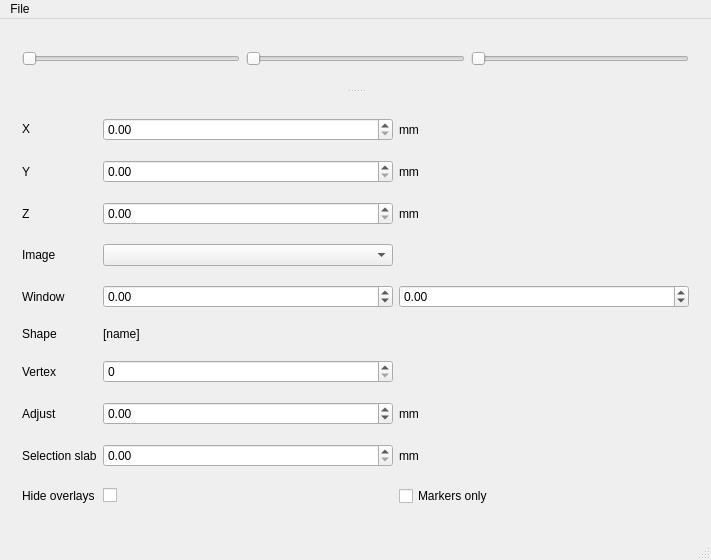
<?xml version="1.0" encoding="UTF-8"?>
<ui version="4.0">
 <class>MainWindow</class>
 <widget class="QMainWindow" name="MainWindow">
  <property name="geometry">
   <rect>
    <x>0</x>
    <y>0</y>
    <width>711</width>
    <height>560</height>
   </rect>
  </property>
  <property name="windowTitle">
   <string>MIST Viewer</string>
  </property>
  <widget class="QWidget" name="centralWidget">
   <layout class="QGridLayout" name="gridLayout">
    <item row="0" column="0">
     <widget class="QSplitter" name="splitter">
      <property name="sizePolicy">
       <sizepolicy hsizetype="Preferred" vsizetype="Expanding">
        <horstretch>0</horstretch>
        <verstretch>0</verstretch>
       </sizepolicy>
      </property>
      <property name="orientation">
       <enum>Qt::Vertical</enum>
      </property>
      <property name="handleWidth">
       <number>7</number>
      </property>
      <property name="childrenCollapsible">
       <bool>false</bool>
      </property>
      <widget class="QWidget" name="layoutWidget">
       <layout class="QHBoxLayout" name="orthoLayout">
        <item>
         <layout class="QVBoxLayout" name="sagittalLayout">
          <item>
           <widget class="QSlider" name="sagittalSlider">
            <property name="sizePolicy">
             <sizepolicy hsizetype="Expanding" vsizetype="Fixed">
              <horstretch>0</horstretch>
              <verstretch>0</verstretch>
             </sizepolicy>
            </property>
            <property name="orientation">
             <enum>Qt::Horizontal</enum>
            </property>
           </widget>
          </item>
         </layout>
        </item>
        <item>
         <layout class="QVBoxLayout" name="coronalLayout">
          <item>
           <widget class="QSlider" name="coronalSlider">
            <property name="sizePolicy">
             <sizepolicy hsizetype="Expanding" vsizetype="Fixed">
              <horstretch>0</horstretch>
              <verstretch>0</verstretch>
             </sizepolicy>
            </property>
            <property name="orientation">
             <enum>Qt::Horizontal</enum>
            </property>
           </widget>
          </item>
         </layout>
        </item>
        <item>
         <layout class="QVBoxLayout" name="transverseLayout">
          <item>
           <widget class="QSlider" name="transverseSlider">
            <property name="sizePolicy">
             <sizepolicy hsizetype="Expanding" vsizetype="Fixed">
              <horstretch>0</horstretch>
              <verstretch>0</verstretch>
             </sizepolicy>
            </property>
            <property name="orientation">
             <enum>Qt::Horizontal</enum>
            </property>
           </widget>
          </item>
         </layout>
        </item>
       </layout>
      </widget>
      <widget class="QWidget" name="layoutWidget">
       <layout class="QHBoxLayout" name="bottomRowLayout" stretch="0,0">
        <property name="bottomMargin">
         <number>0</number>
        </property>
        <item>
         <layout class="QGridLayout" name="controlsLayout" columnstretch="0,0,0">
          <item row="9" column="1">
           <widget class="QCheckBox" name="hideOverlaysCheckBox">
            <property name="text">
             <string/>
            </property>
           </widget>
          </item>
          <item row="0" column="2">
           <widget class="QLabel" name="label">
            <property name="text">
             <string>mm</string>
            </property>
           </widget>
          </item>
          <item row="0" column="0">
           <widget class="QLabel" name="xLabel">
            <property name="sizePolicy">
             <sizepolicy hsizetype="Fixed" vsizetype="Fixed">
              <horstretch>0</horstretch>
              <verstretch>0</verstretch>
             </sizepolicy>
            </property>
            <property name="text">
             <string>X</string>
            </property>
           </widget>
          </item>
          <item row="4" column="0">
           <widget class="QLabel" name="label_6">
            <property name="text">
             <string>Window</string>
            </property>
           </widget>
          </item>
          <item row="5" column="0">
           <widget class="QLabel" name="label_5">
            <property name="text">
             <string>Shape</string>
            </property>
           </widget>
          </item>
          <item row="3" column="0">
           <widget class="QLabel" name="modalityLabel">
            <property name="text">
             <string>Image</string>
            </property>
           </widget>
          </item>
          <item row="2" column="2">
           <widget class="QLabel" name="label_3">
            <property name="text">
             <string>mm</string>
            </property>
           </widget>
          </item>
          <item row="7" column="2">
           <widget class="QLabel" name="label_4">
            <property name="text">
             <string>mm</string>
            </property>
           </widget>
          </item>
          <item row="7" column="0">
           <widget class="QLabel" name="adjustLabel">
            <property name="text">
             <string>Adjust</string>
            </property>
           </widget>
          </item>
          <item row="1" column="2">
           <widget class="QLabel" name="label_2">
            <property name="text">
             <string>mm</string>
            </property>
           </widget>
          </item>
          <item row="8" column="2">
           <widget class="QLabel" name="label_8">
            <property name="text">
             <string>mm</string>
            </property>
           </widget>
          </item>
          <item row="6" column="0">
           <widget class="QLabel" name="vertexLabel">
            <property name="text">
             <string>Vertex</string>
            </property>
           </widget>
          </item>
          <item row="8" column="0">
           <widget class="QLabel" name="label_7">
            <property name="text">
             <string>Selection slab</string>
            </property>
           </widget>
          </item>
          <item row="5" column="1" colspan="2">
           <widget class="QLabel" name="shapeNameLabel">
            <property name="sizePolicy">
             <sizepolicy hsizetype="Preferred" vsizetype="Fixed">
              <horstretch>0</horstretch>
              <verstretch>0</verstretch>
             </sizepolicy>
            </property>
            <property name="text">
             <string>[name]</string>
            </property>
           </widget>
          </item>
          <item row="9" column="0">
           <widget class="QLabel" name="label_9">
            <property name="text">
             <string>Hide overlays</string>
            </property>
           </widget>
          </item>
          <item row="8" column="1">
           <widget class="QDoubleSpinBox" name="slabThicknessSpinBox">
            <property name="minimum">
             <double>0.000000000000000</double>
            </property>
            <property name="singleStep">
             <double>0.100000000000000</double>
            </property>
           </widget>
          </item>
          <item row="0" column="1">
           <widget class="QDoubleSpinBox" name="xMmSpinBox"/>
          </item>
          <item row="6" column="1">
           <widget class="QSpinBox" name="vertexIdSpinBox"/>
          </item>
          <item row="2" column="1">
           <widget class="QDoubleSpinBox" name="zMmSpinBox"/>
          </item>
          <item row="4" column="2">
           <widget class="QDoubleSpinBox" name="windowMaxSpinBox">
            <property name="minimum">
             <double>-999999999.990000009536743</double>
            </property>
            <property name="maximum">
             <double>999999999.990000009536743</double>
            </property>
           </widget>
          </item>
          <item row="3" column="1">
           <widget class="QComboBox" name="modalityComboBox"/>
          </item>
          <item row="1" column="0">
           <widget class="QLabel" name="yLabel">
            <property name="text">
             <string>Y</string>
            </property>
           </widget>
          </item>
          <item row="1" column="1">
           <widget class="QDoubleSpinBox" name="yMmSpinBox"/>
          </item>
          <item row="2" column="0">
           <widget class="QLabel" name="zLabel">
            <property name="text">
             <string>Z</string>
            </property>
           </widget>
          </item>
          <item row="4" column="1">
           <widget class="QDoubleSpinBox" name="windowMinSpinBox">
            <property name="minimum">
             <double>-999999999.990000009536743</double>
            </property>
            <property name="maximum">
             <double>999999999.990000009536743</double>
            </property>
           </widget>
          </item>
          <item row="7" column="1">
           <widget class="QDoubleSpinBox" name="adjustMmSpinBox">
            <property name="minimum">
             <double>-10.000000000000000</double>
            </property>
            <property name="maximum">
             <double>10.000000000000000</double>
            </property>
            <property name="singleStep">
             <double>0.200000000000000</double>
            </property>
           </widget>
          </item>
          <item row="9" column="2">
           <widget class="QCheckBox" name="markersOnlyCheckBox">
            <property name="text">
             <string>Markers only</string>
            </property>
           </widget>
          </item>
         </layout>
        </item>
        <item>
         <layout class="QHBoxLayout" name="normalViewsLayout">
          <property name="sizeConstraint">
           <enum>QLayout::SetDefaultConstraint</enum>
          </property>
         </layout>
        </item>
       </layout>
      </widget>
     </widget>
    </item>
   </layout>
  </widget>
  <widget class="QMenuBar" name="menuBar">
   <property name="geometry">
    <rect>
     <x>0</x>
     <y>0</y>
     <width>711</width>
     <height>22</height>
    </rect>
   </property>
   <widget class="QMenu" name="menuFile">
    <property name="title">
     <string>File</string>
    </property>
    <addaction name="openAction"/>
    <addaction name="closeAction"/>
    <addaction name="loadAction"/>
    <addaction name="saveAction"/>
    <addaction name="separator"/>
    <addaction name="showProfileFitAction"/>
    <addaction name="showMultiShapeAction"/>
    <addaction name="separator"/>
    <addaction name="saveSlicesPNGAction"/>
    <addaction name="separator"/>
    <addaction name="setupFilenamesAction"/>
    <addaction name="separator"/>
    <addaction name="quitAction"/>
   </widget>
   <addaction name="menuFile"/>
  </widget>
  <widget class="QStatusBar" name="statusBar"/>
  <action name="openAction">
   <property name="text">
    <string>&amp;Open Subject</string>
   </property>
   <property name="menuRole">
    <enum>QAction::NoRole</enum>
   </property>
  </action>
  <action name="quitAction">
   <property name="text">
    <string>&amp;Quit</string>
   </property>
   <property name="menuRole">
    <enum>QAction::QuitRole</enum>
   </property>
  </action>
  <action name="saveAction">
   <property name="text">
    <string>&amp;Save Adjustments</string>
   </property>
   <property name="menuRole">
    <enum>QAction::NoRole</enum>
   </property>
  </action>
  <action name="setupFilenamesAction">
   <property name="text">
    <string>Setup &amp;Filenames</string>
   </property>
   <property name="menuRole">
    <enum>QAction::NoRole</enum>
   </property>
  </action>
  <action name="closeAction">
   <property name="text">
    <string>&amp;Close Subject</string>
   </property>
   <property name="menuRole">
    <enum>QAction::NoRole</enum>
   </property>
  </action>
  <action name="loadAction">
   <property name="text">
    <string>&amp;Load Adjustments</string>
   </property>
  </action>
  <action name="showProfileFitAction">
   <property name="text">
    <string>Show &amp;profile fit</string>
   </property>
  </action>
  <action name="loadModelAction">
   <property name="text">
    <string>Load model</string>
   </property>
  </action>
  <action name="showMultiShapeAction">
   <property name="text">
    <string>Show multiple shapes</string>
   </property>
  </action>
  <action name="saveSlicesPNGAction">
   <property name="text">
    <string>Save slices as PNG</string>
   </property>
  </action>
 </widget>
 <layoutdefault spacing="6" margin="11"/>
 <tabstops>
  <tabstop>xMmSpinBox</tabstop>
  <tabstop>yMmSpinBox</tabstop>
  <tabstop>zMmSpinBox</tabstop>
  <tabstop>modalityComboBox</tabstop>
  <tabstop>windowMinSpinBox</tabstop>
  <tabstop>windowMaxSpinBox</tabstop>
  <tabstop>vertexIdSpinBox</tabstop>
  <tabstop>adjustMmSpinBox</tabstop>
  <tabstop>slabThicknessSpinBox</tabstop>
  <tabstop>hideOverlaysCheckBox</tabstop>
  <tabstop>markersOnlyCheckBox</tabstop>
  <tabstop>sagittalSlider</tabstop>
  <tabstop>coronalSlider</tabstop>
  <tabstop>transverseSlider</tabstop>
 </tabstops>
 <resources/>
 <connections/>
</ui>
